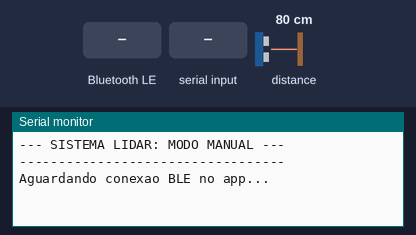
Simulated run of this sketch. Board: ESP32. On the bench: the last lines printed to the serial monitor. The test bench sets the inputs (shaded band); at power-on: distance to the obstacle 80 cm. Nothing arrives over Bluetooth unless stated; a phone connects over Bluetooth LE 3 s after start.

Above: at 1.2 s.
1.3 s: Bluetooth LE write "M" received
At 1.53 s:
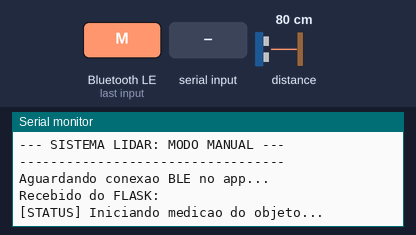
2.8 s: "M\n" received over Serial
At 5.5 s:
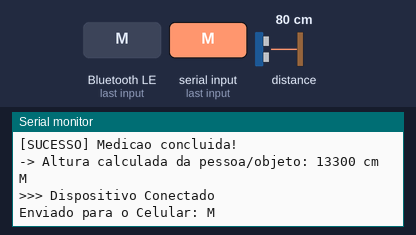
5.8 s: Bluetooth LE write "C" received
At 6.03 s:
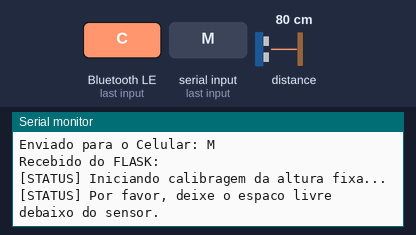
7.3 s: "C\n" received over Serial
At 10.0 s:
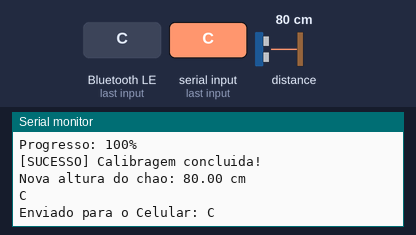
10.3 s: "1\n" received over Serial
At 11.2 s:
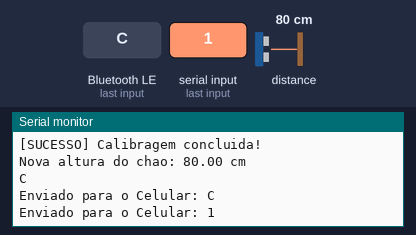
11.8 s: Bluetooth LE write "M" received
At 15.6 s:
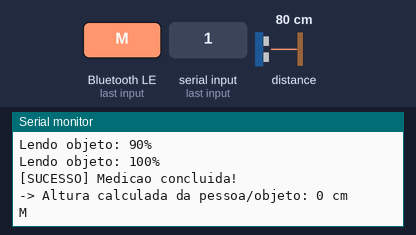
Timing chart, 0 to 15.8 s (numbered marks = the images above; inputs shaded):
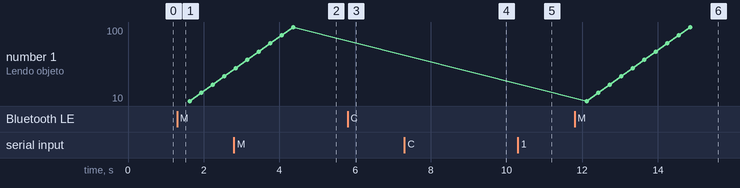

The sketch:

esp32_lidar_ble.ino
```cpp
#include <BLEDevice.h>
#include <BLEServer.h>
#include <BLEUtils.h>
#include <BLE2902.h>

#include <HardwareSerial.h>
#include <TFMPlus.h> // Biblioteca oficial do TF-Luna


// Variáveis de controle
BLEServer *pServer = NULL;
BLECharacteristic *pTxCharacteristic;
bool deviceConnected = false;
bool oldDeviceConnected = false;

HardwareSerial lidarSerial(2); // Instancia a porta UART2 do ESP32
TFMPlus tfmP;

#define RXD2 16                // Pino RX2 do ESP32 (Ligar no TX do sensor)
#define TXD2 17                // Pino TX2 do ESP32 (Ligar no RX do sensor)

#define numeroDeLeitura 300    // Quantidade de leituras para o filtro de média
float alturaFixa = 213.0;      // Variável que guarda a distância do teto ao chão vazio (em cm)

struct PacoteDados {
  uint16_t medida;      // 2 bytes
  uint16_t leituras[9]; // 18 bytes (9 valores)
} meuPacote;

void calibrateHeight();
void medirAltura();

// UUIDs padrão para o serviço UART (Compatível com a maioria dos apps BLE)
#define SERVICE_UUID           "6E400001-B5A3-F393-E0A9-E50E24DCCA9E"
#define CHARACTERISTIC_UUID_RX "6E400002-B5A3-F393-E0A9-E50E24DCCA9E"
#define CHARACTERISTIC_UUID_TX "6E400003-B5A3-F393-E0A9-E50E24DCCA9E"

// Callback para gerenciar a conexão
class MyServerCallbacks: public BLEServerCallbacks {
    void onConnect(BLEServer* pServer) {
      deviceConnected = true;
      Serial.println(">>> Dispositivo Conectado");
    };

    void onDisconnect(BLEServer* pServer) {
      deviceConnected = false;
      Serial.println(">>> Dispositivo Desconectado");
    }
};

// Callback para processar o que o celular envia para o ESP32
class MyCallbacks: public BLECharacteristicCallbacks {
    void onWrite(BLECharacteristic *pCharacteristic) {
      String rxValue = pCharacteristic->getValue();

      if (rxValue.length() > 0) {
        Serial.print("Recebido do FLASK: ");
        for (int i = 0; i < rxValue.length(); i++) {
          if(rxValue == "M") {
            medirAltura();
          }
          if(rxValue == "C") {
            calibrateHeight();
          }
          Serial.print(rxValue[i]);
        }
        Serial.println();
      }
    }
};

void setup() {
  Serial.begin(115200);
  delay(20);

  // Inicia a comunicação com o sensor TF-Luna nos pinos 16 e 17
  lidarSerial.begin(115200, SERIAL_8N1, RXD2, TXD2);

  // Entrega o controle dessa porta serial para a biblioteca TFMPlus
  tfmP.begin(&lidarSerial);

  // Imprime o menu de instruções no Monitor Serial
  Serial.println("\n--- SISTEMA LIDAR: MODO MANUAL ---");
  Serial.println("----------------------------------\n");

  // Inicializa o dispositivo BLE
  BLEDevice::init("ESP32_BLE");

  // Cria o Servidor BLE
  pServer = BLEDevice::createServer();
  pServer->setCallbacks(new MyServerCallbacks());

  // Cria o Serviço UART
  BLEService *pService = pServer->createService(SERVICE_UUID);

  // Cria a Característica de Transmissão (TX) - Envia do ESP para o Celular
  pTxCharacteristic = pService->createCharacteristic(
                        CHARACTERISTIC_UUID_TX,
                        BLECharacteristic::PROPERTY_NOTIFY
                      );
  pTxCharacteristic->addDescriptor(new BLE2902());

  // Cria a Característica de Recebimento (RX) - Celular escreve aqui
  BLECharacteristic *pRxCharacteristic = pService->createCharacteristic(
                                           CHARACTERISTIC_UUID_RX,
                                           BLECharacteristic::PROPERTY_WRITE
                                         );
  pRxCharacteristic->setCallbacks(new MyCallbacks());

  // Inicia o serviço
  pService->start();

  // Inicia o anúncio (Advertising) para o celular encontrar o ESP32
  pServer->getAdvertising()->addServiceUUID(SERVICE_UUID);
  pServer->getAdvertising()->start();

  Serial.println("Aguardando conexao BLE no app...");
}


uint16_t getLidarDistance() {
  int16_t tfDist = 0;    // Variável para guardar a distância lida
  int16_t tfFlux = 0;    // Força do sinal do laser (obrigatório para a biblioteca)
  int16_t tfTemp = 0;    // Temperatura do chip (obrigatório para a biblioteca)

  // A função getData() tenta conversar com o sensor.
  // Se receber um pacote válido e sem erros, retorna "true".
  if (tfmP.getData(tfDist, tfFlux, tfTemp)) {
    return (uint16_t)tfDist; // Devolve a distância em centímetros
  } else {
    return 0; // Se deu erro de leitura, devolve 0
  }
}

// ==========================================
// 4. FUNÇÃO DE CALIBRAGEM (ACHAR O CHÃO)
// ==========================================
void calibrateHeight() {
  Serial.println("\n[STATUS] Iniciando calibragem da altura fixa...");
  Serial.println("[STATUS] Por favor, deixe o espaco livre debaixo do sensor.");

  uint32_t sum = 0;               // Variável para somar todas as leituras
  uint16_t collected = 0;         // Contador de quantas leituras deram certo
  unsigned long start = millis(); // Marca o tempo inicial para evitar travamentos
  const unsigned long timeoutMs = 15000; // Tempo máximo de espera: 15 segundos

  // Fica em loop até coletar 300 amostras OU estourar o tempo de 15 segundos
  while (collected < numeroDeLeitura && (millis() - start) < timeoutMs) {

    uint16_t d = getLidarDistance(); // Pede uma leitura ao sensor

    if ((d > 0) && (d<250)) { // Se a leitura foi válida (maior que zero)
      sum += d;  // Adiciona a distância na soma total
      collected++; // Aumenta o contador de sucesso

      // Imprime o progresso no console a cada 10% (30 leituras)
      if (collected % (numeroDeLeitura / 10) == 0) {
        int percentual = (collected * 100) / numeroDeLeitura;
        Serial.print("Progresso: ");
        Serial.print(percentual);
        Serial.println("%");
      }
    }
  }

  // Se o loop terminou mas não coletou nada, avisa que deu erro
  if (collected == 0) {
    Serial.println("[ERRO] Calibragem falhou: Nenhuma amostra valida coletada. Verifique os fios!");
    return; // Interrompe a função
  }

  // Calcula a média das 300 leituras e salva na variável global
  alturaFixa = (float)sum / (float)collected;

  Serial.println("[SUCESSO] Calibragem concluida!");
  Serial.print("Nova altura do chao: ");
  Serial.print(alturaFixa);
  Serial.println(" cm\n");
}

// ==========================================
// 5. FUNÇÃO DE MEDIÇÃO (ACHAR O OBJETO)
// ==========================================
void medirAltura() {
  Serial.println("\n[STATUS] Iniciando medicao do objeto...");

  uint32_t somaDistancias = 0;
  int distanciasColetadas = 0;
  unsigned long start = millis();
  const unsigned long timeoutMs = 10000; // Tempo máximo de espera: 10 segundos

  // Repete a mesma lógica de loop da calibragem para tirar a média de 300 leituras
  while (distanciasColetadas < numeroDeLeitura && (millis() - start) < timeoutMs) {
    uint16_t d = getLidarDistance();

    if ((d > 0) && (d < 250)) {
      somaDistancias += d;
      if (distanciasColetadas < 9) {
      meuPacote.leituras[distanciasColetadas] = d;
      }
      distanciasColetadas++;

      if (distanciasColetadas % (numeroDeLeitura / 10) == 0) {
        int percentual = (distanciasColetadas * 100) / numeroDeLeitura;
        Serial.print("Lendo objeto: ");
        Serial.print(percentual);
        Serial.println("%");
      }
    }
  }

  if (distanciasColetadas == 0) {
    Serial.println("[ERRO] Nenhuma amostra valida coletada (timeout).");
    return;
  }

  // Calcula a distância média lida do teto até a cabeça do objeto
  float media = (float)(somaDistancias) / (float)(distanciasColetadas);

  // Matemática final: Subtrai a distância lida agora do chão que foi calibrado antes
  float distancia = alturaFixa - media;

  // Arredonda o valor para um número inteiro
  uint16_t alturaFinal = (uint16_t)(distancia * 100 + 0.5f);
  meuPacote.medida = alturaFinal;

  pTxCharacteristic->setValue((uint8_t*)&meuPacote, sizeof(meuPacote));
  pTxCharacteristic->notify();
  Serial.println("[SUCESSO] Medicao concluida!");
  Serial.print("-> Altura calculada da pessoa/objeto: ");
  Serial.print(alturaFinal);
  Serial.println(" cm\n");
}


void loop() {
    // Se houver algo digitado no Monitor Serial do PC, envia para o Bluetooth
    if (deviceConnected && Serial.available() > 0) {
        String input = Serial.readStringUntil('\n');
        Serial.print("Enviado para o Celular: ");
        Serial.println(input);

        pTxCharacteristic->setValue(input);
        pTxCharacteristic->notify(); // Notifica o celular que há um novo dado
    }

    // Gerenciamento de reconexão automática
    if (!deviceConnected && oldDeviceConnected) {
        delay(500);
        pServer->startAdvertising(); // Reinicia o anúncio ao desconectar
        Serial.println("Reiniciando anúncio (Advertising)...");
        oldDeviceConnected = deviceConnected;
    }

    if (deviceConnected && !oldDeviceConnected) {
        oldDeviceConnected = deviceConnected;
    }
}
```

Measured:
- after the input at 1.3 s, the serial monitor: prints a new line at once (image 1)
- after the input at 2.8 s, the serial monitor: prints a new line after 1.6 s (image 2)
- after the input at 5.8 s, the serial monitor: prints a new line at once (image 3)
- after the input at 7.3 s, the serial monitor: prints a new line after 1.6 s (image 4)
- after the input at 10.3 s, the serial monitor: prints a new line at once (image 5)
- after the input at 11.8 s, the serial monitor: prints a new line at once (image 6)
